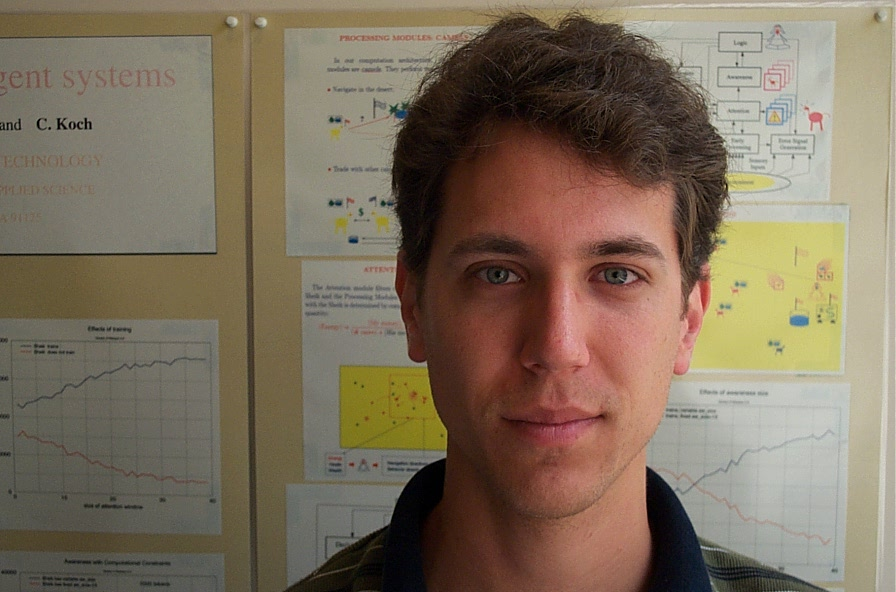
#> input picture TestImagesForPrograms/44.jpg, 896 x 592 px, found by its file name
$ python AddOnlyFace.py
#> lines starting #> are read from the running program, lines starting #| are printed output that depends on the picture
#> further down, sample_bgr is the input picture: shape (592, 896, 3); mean B, G, R 92.8, 111.5, 125.9
import cv2
import matplotlib.pyplot as plt
import numpy as np
import os

# ===== 設定 =====
adding_list = ["TestImagesForPrograms/44.jpg","TestImagesForPrograms/06.jpg"]
#adding_list = ["TestImagesForPrograms/19.jpg"]
output_file = "model5/training_raw.txt"

gamma_value = 1.2
clahe_clip = 2.0
clahe_grid = (8, 8)

def gamma_correction(img_bgr, gamma=1.2):
#> called with gamma = 1.2
    inv_gamma = 1.0 / gamma
    table = np.array([
        ((i / 255.0) ** inv_gamma) * 255
        for i in np.arange(256)
    ]).astype(np.uint8)
    return cv2.LUT(img_bgr, table)


def apply_clahe_on_y(img_bgr, clip_limit=2.0, tile_grid_size=(8, 8)):
    # OpenCV 的 YCrCb 順序是 [Y, Cr, Cb]
#> called with clip_limit = 2, tile_grid_size = (8, 8)
    img_ycrcb = cv2.cvtColor(img_bgr, cv2.COLOR_BGR2YCrCb)
#> img_ycrcb: shape (592, 896, 3); mean of channels 0, 1, 2 127.2, 136.6, 116.5
    Y = img_ycrcb[:, :, 0]
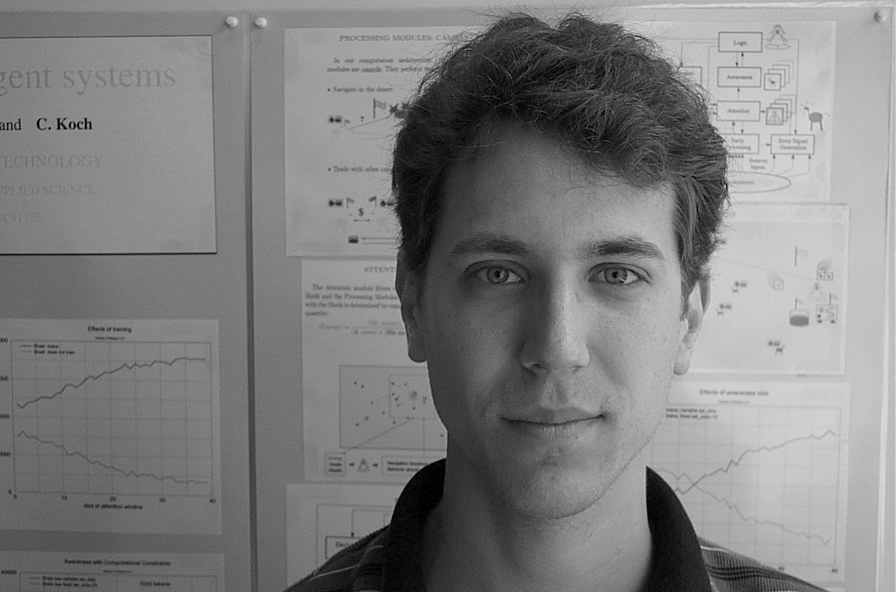
#> Y: shape (592, 896); min 0, max 226, mean 127.2
    Cr = img_ycrcb[:, :, 1]
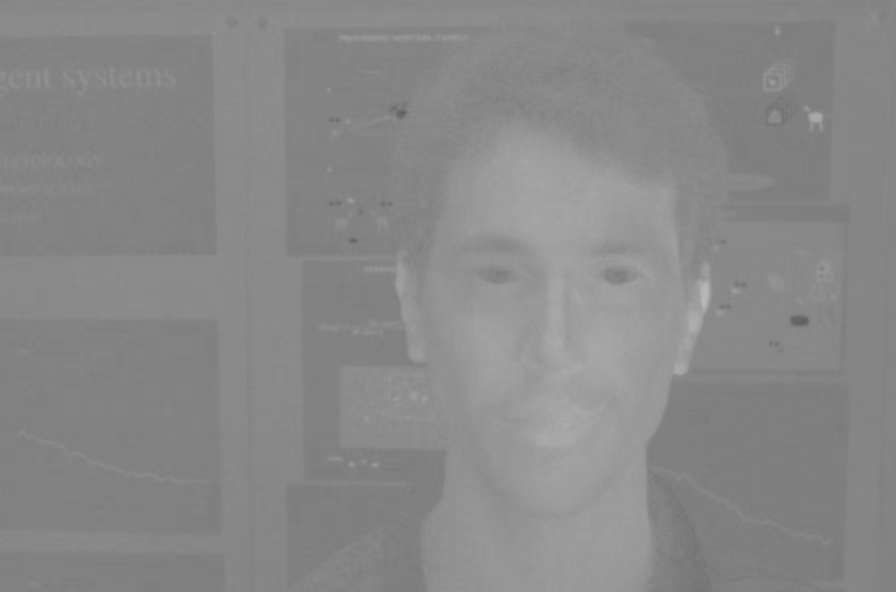
#> Cr: shape (592, 896); min 94, max 186, mean 136.6
    Cb = img_ycrcb[:, :, 2]
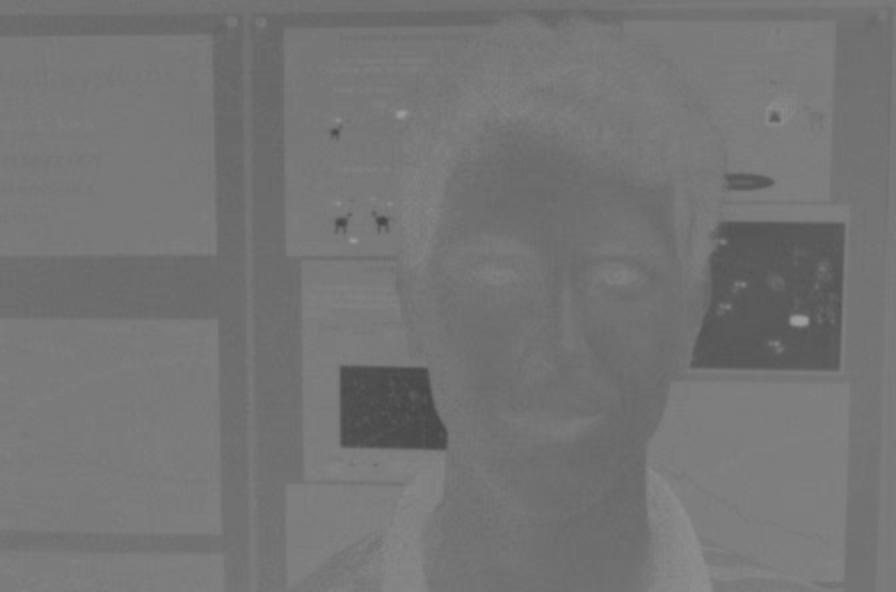
#> Cb: shape (592, 896); min 71, max 156, mean 116.5

    clahe = cv2.createCLAHE(clipLimit=clip_limit, tileGridSize=tile_grid_size)
    Y_eq = clahe.apply(Y)
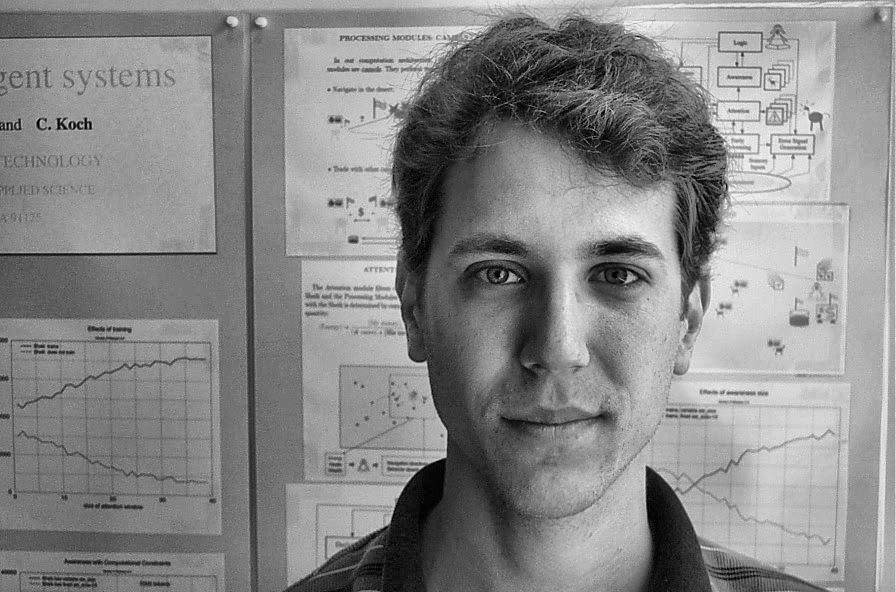
#> Y_eq: shape (592, 896); min 0, max 247, mean 136.1

    out_ycrcb = np.stack([Y_eq, Cr, Cb], axis=-1)
#> out_ycrcb: shape (592, 896, 3); mean of channels 0, 1, 2 136.1, 136.6, 116.5
    out_bgr = cv2.cvtColor(out_ycrcb, cv2.COLOR_YCrCb2BGR)
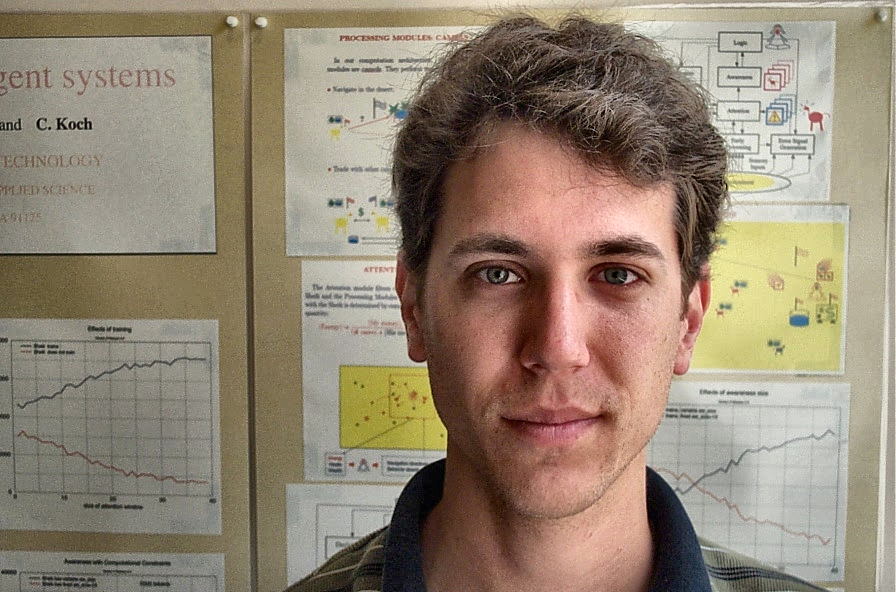
#> out_bgr: shape (592, 896, 3); mean B, G, R 115.8, 134, 148.1
    return out_bgr


def preprocess_image(img_bgr):
    img_bgr = gamma_correction(img_bgr, gamma=gamma_value)
    img_bgr = apply_clahe_on_y(
        img_bgr,
        clip_limit=clahe_clip,
        tile_grid_size=clahe_grid
    )
    return img_bgr


def collect_points(n, title, img_bgr):
    img_rgb_show = cv2.cvtColor(img_bgr, cv2.COLOR_BGR2RGB)
    plt.figure(figsize=(8, 6))
    plt.imshow(img_rgb_show)
    plt.title(title)
    plt.axis("on")

    pts = plt.ginput(n, timeout=0)
    plt.close()

    return pts


def extract_features(points, img_rgb, label):
    height, width, _ = img_rgb.shape
    records = []

    for x, y in points:
        px = int(round(x))
        py = int(round(y))

        px = max(0, min(px, width - 1))
        py = max(0, min(py, height - 1))

        r, g, b = img_rgb[py, px].astype(np.float32)

        Y  = 0.299 * r + 0.587 * g + 0.114 * b
        Cb = -0.168736 * r - 0.331264 * g + 0.5 * b
        Cr = 0.5 * r - 0.418688 * g - 0.081312 * b

        records.append([label, Y, Cb, Cr])

    return records


data = []

for element in adding_list:
    sample_bgr = cv2.imread(element)
    if sample_bgr is None:
        print(f"skip: cannot read {element}")
        continue

    # ===== 前處理 =====
    processed_bgr = preprocess_image(sample_bgr)
    processed_rgb = cv2.cvtColor(processed_bgr, cv2.COLOR_BGR2RGB)

    # ===== 手動取樣 =====
    face_points = collect_points(5, f"Click 5 FACE points: {element}", processed_bgr)
#> (the run stopped early here; a loop or call above may not have finished)

$ run again, with TestImagesForPrograms/19.jpg copied over TestImagesForPrograms/44.jpg
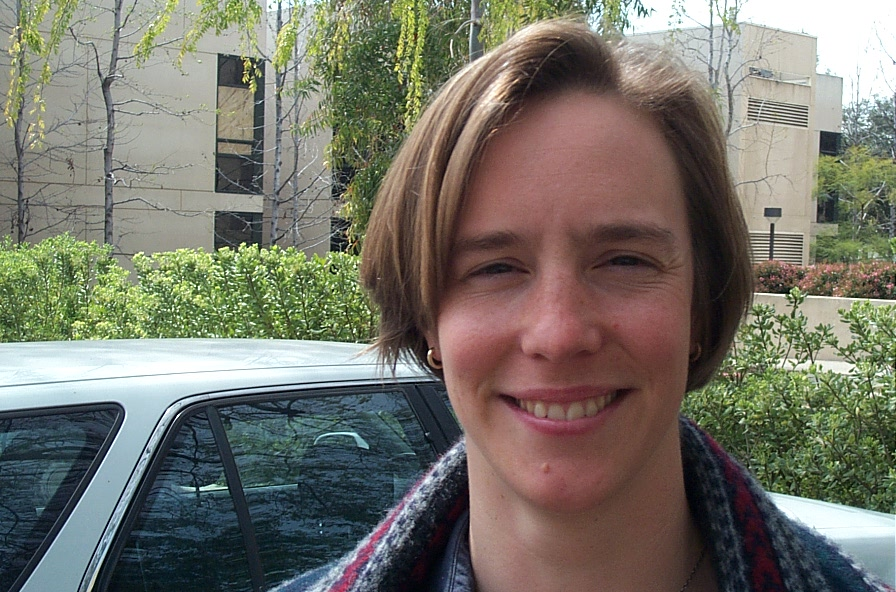
#> input picture TestImagesForPrograms/19.jpg, 896 x 592 px, found by its file name
#> sample_bgr is the input picture: shape (592, 896, 3); mean B, G, R 105.1, 115.8, 117.8
#> img_ycrcb: shape (592, 896, 3); mean of channels 0, 1, 2 128, 129.7, 122.6
#> in apply_clahe_on_y, `Cb = img_ycrcb[:, :, 2]`:
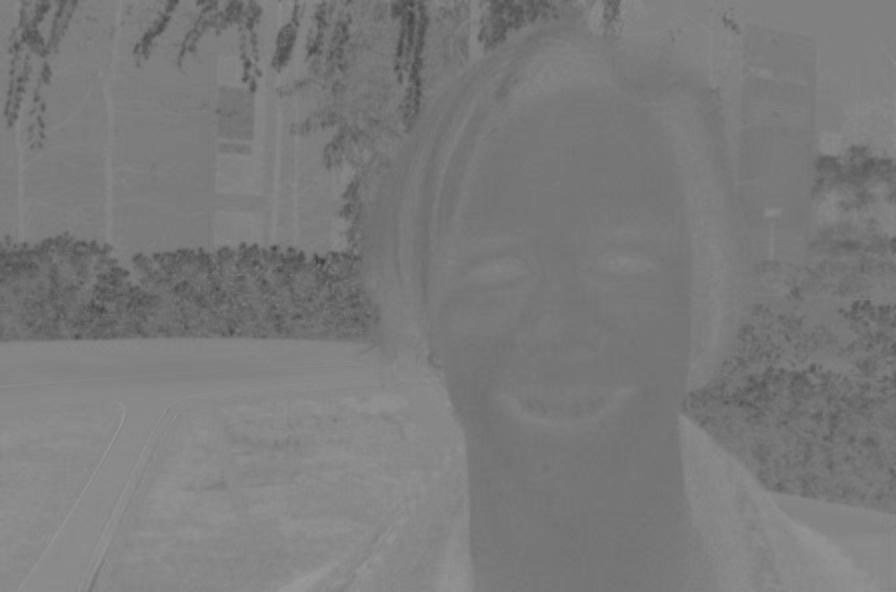
#> Cb: shape (592, 896); min 63, max 152, mean 122.6
#> out_ycrcb: shape (592, 896, 3); mean of channels 0, 1, 2 132.7, 129.7, 122.6
#> in apply_clahe_on_y, `out_bgr = cv2.cvtColor(out_ycrcb, cv2.COLOR_YCrCb2BGR)`:
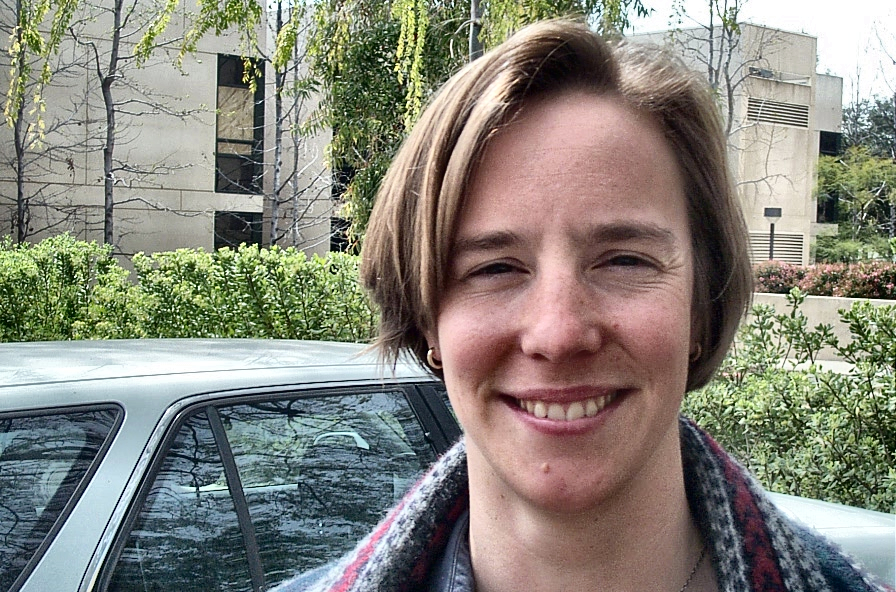
#> out_bgr: shape (592, 896, 3); mean B, G, R 123.2, 133.3, 135.1
